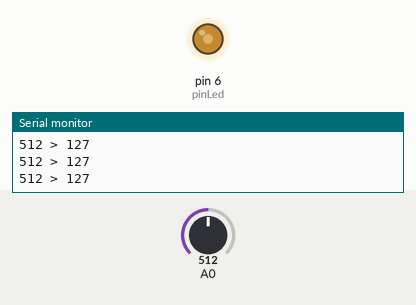
Simulated run of this sketch. Board: Arduino Uno, built with avr-gcc and run on an emulated ATmega328P. Parts: output pins drawn as LEDs (lit = HIGH), the last lines printed to the serial monitor. Inputs (shaded band) come from the test bench; at power-on: A0 = 512.

Above: at 1.2 s.
1.3 s: A0 set to 716
At 2.0 s:
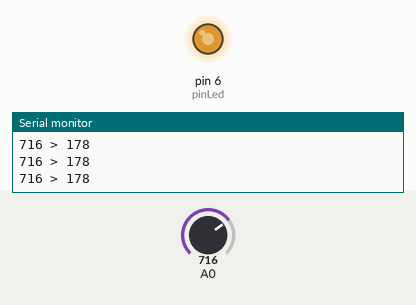
2.8 s: A0 set to 900
At 3.4 s:
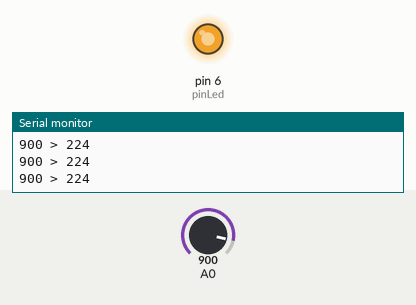
4.3 s: A0 set to 122
At 4.8 s:
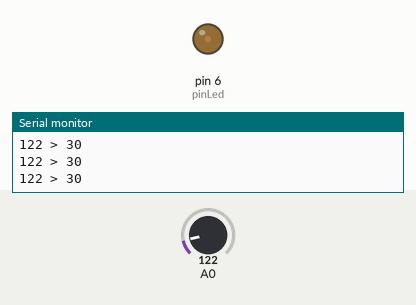
5.8 s: A0 set to 0
At 6.2 s:
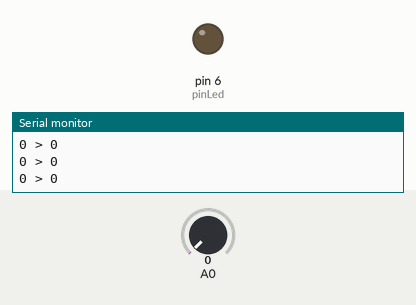
7.3 s: A0 set to 511
At 8.7 s:
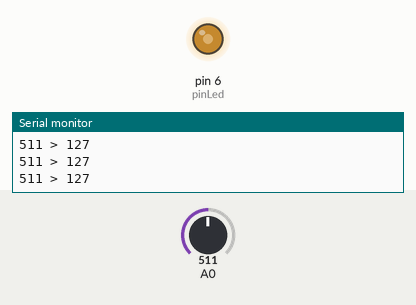
Timing chart, 0 to 9.8 s (numbered marks = the images above; inputs shaded):
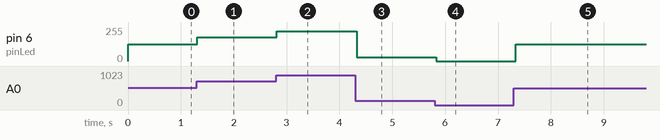

The sketch:

PWM_pot.ino
```cpp
int pinLed=6;
void setup() {
  Serial.begin(9600);
  }

void loop() {
  int valorPot=analogRead(A0);
  int valorLed=map(valorPot,0,1023,0,255);
  analogWrite(pinLed,valorLed);

  Serial.print(valorPot);
  Serial.print(" > ");
  Serial.println(valorLed);
  delay(100);
}
```

Measured:
- after the input at 1.3 s, pin 6 (pinLed): 127/255 → 178/255 at once
- after the input at 2.8 s, pin 6 (pinLed): 178/255 → 224/255 at once
- after the input at 4.3 s, pin 6 (pinLed): 224/255 → 30/255 at once
- after the input at 5.8 s, pin 6 (pinLed): 30/255 → 0/255 at once
- after the input at 7.3 s, pin 6 (pinLed): 0/255 → 127/255 at once
